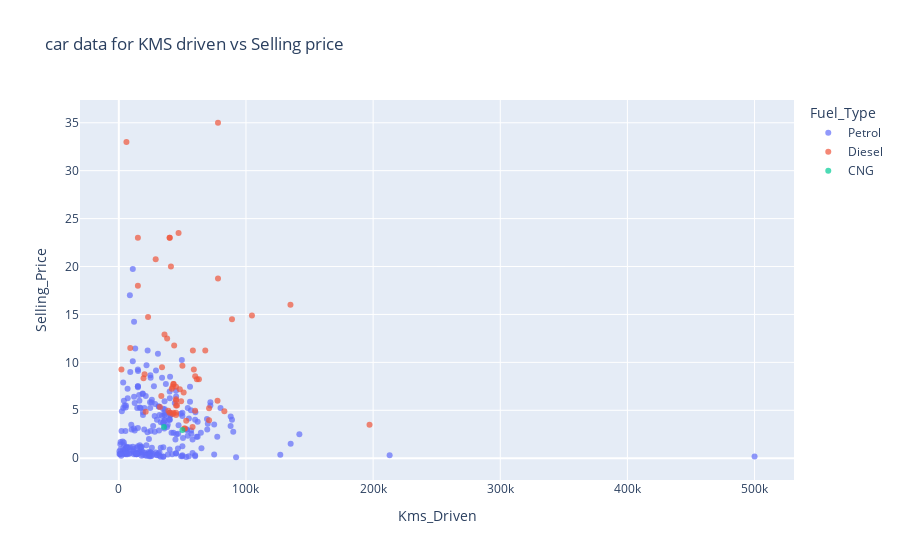

Notebook code cell kept with this figure:
### Markdown cell above
Most of the vaules range in 0 to 100k, and some are outliers and the petrol is the most significat used Fuel. 
# KMS driven vs selling price 

Another intuitive hypothesis that we could make is that the more kilometers a car has, the lower its price will be. Let’s see if this is true. We can use a scatter plot to visualize the relationship between two numerical features.

### Code cell
import matplotlib.pyplot as plt
import plotly.express as px

fig= px.scatter(car_data, 
                x='Kms_Driven', 
                y='Selling_Price', 
                color='Fuel_Type', 
                opacity=.7,
                title='car data for KMS driven vs Selling price')
fig.update_traces(marker_size=6)

fig.show()

### Figure 1 — Plotly figure (JSON) as saved in the notebook; plotly's stock layout.template omitted (floating-point values rounded to 4 significant figures; data arrays with more than 128 entries replaced by an {"elided": "..."} marker saying what was removed)
{"data": [{"hovertemplate": "Fuel_Type=Petrol<br>Kms_Driven=%{x}<br>Selling_Price=%{y}<extra></extra>", "legendgroup": "Petrol", "marker": {"color": "#636efa", "opacity": 0.7, "size": 6, "symbol": "circle"}, "mode": "markers", "name": "Petrol", "orientation": "v", "showlegend": true, "type": "scatter", "x": {"elided": "239 int values"}, "xaxis": "x", "y": {"elided": "239 float values"}, "yaxis": "y"}, {"hovertemplate": "Fuel_Type=Diesel<br>Kms_Driven=%{x}<br>Selling_Price=%{y}<extra></extra>", "legendgroup": "Diesel", "marker": {"color": "#EF553B", "opacity": 0.7, "size": 6, "symbol": "circle"}, "mode": "markers", "name": "Diesel", "orientation": "v", "showlegend": true, "type": "scatter", "x": [43000, 42450, 2071, 33429, 20273, 42367, 51000, 43000, 41678, 43000, 45000, 51439, 39000, 45000, 45000, 45780, 104707, 40000, 15000, 135000, 41000, 78000, 47000, 6000, 45000, 59000, 71000, 45000, 83000, 89000, 23000, 40000, 15000, 38000, 197176, 78000, 58242, 40000, 29000, 50024, 58000, 21125, 43535, 77632, 61381, 60000, 52132, 45000, 53000, 68000, 32322, 49000, 71000, 35934, 48000, 19434, 63000, 60076, 33988, 9000], "xaxis": "x", "y": [4.75, 4.6, 9.25, 6.5, 8.75, 7.45, 6.85, 7.75, 7.25, 7.75, 7.45, 3.1, 4.95, 6.0, 5.5, 5.5, 14.9, 23.0, 18.0, 16.0, 19.99, 18.75, 23.5, 33.0, 4.75, 9.25, 3.95, 4.5, 4.9, 14.5, 14.73, 4.75, 23.0, 12.5, 3.49, 35.0, 11.25, 23.0, 20.75, 9.65, 3.25, 4.85, 11.75, 6.0, 8.25, 4.95, 3.1, 6.15, 3.9, 11.25, 5.35, 5.95, 5.2, 12.9, 7.2, 8.35, 8.25, 8.55, 9.5, 11.5], "yaxis": "y"}, {"hovertemplate": "Fuel_Type=CNG<br>Kms_Driven=%{x}<br>Selling_Price=%{y}<extra></extra>", "legendgroup": "CNG", "marker": {"color": "#00cc96", "opacity": 0.7, "size": 6, "symbol": "circle"}, "mode": "markers", "name": "CNG", "orientation": "v", "showlegend": true, "type": "scatter", "x": [35500, 49998], "xaxis": "x", "y": [3.25, 2.95], "yaxis": "y"}], "layout": {"legend": {"title": {"text": "Fuel_Type"}, "tracegroupgap": 0}, "title": {"text": "car data for KMS driven vs Selling price"}, "xaxis": {"anchor": "y", "domain": [0, 1], "title": {"text": "Kms_Driven"}}, "yaxis": {"anchor": "x", "domain": [0, 1], "title": {"text": "Selling_Price"}}}}
